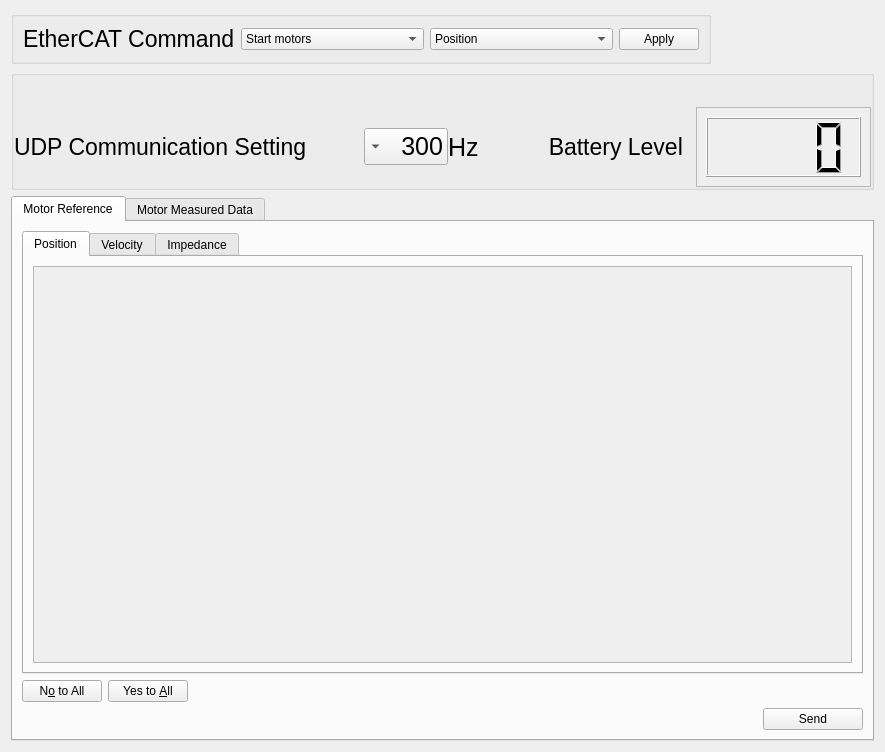
<?xml version="1.0" encoding="UTF-8"?>
<ui version="4.0">
 <class>Form</class>
 <widget class="QWidget" name="Form">
  <property name="geometry">
   <rect>
    <x>0</x>
    <y>0</y>
    <width>885</width>
    <height>752</height>
   </rect>
  </property>
  <property name="maximumSize">
   <size>
    <width>1600</width>
    <height>1000</height>
   </size>
  </property>
  <property name="windowTitle">
   <string>Form</string>
  </property>
  <layout class="QVBoxLayout" name="verticalLayout">
   <item>
    <widget class="QGroupBox" name="groupBox_2">
     <property name="maximumSize">
      <size>
       <width>700</width>
       <height>100</height>
      </size>
     </property>
     <property name="title">
      <string/>
     </property>
     <layout class="QHBoxLayout" name="horizontalLayout_4">
      <item>
       <widget class="QLabel" name="text">
        <property name="font">
         <font>
          <family>Ubuntu</family>
          <pointsize>17</pointsize>
         </font>
        </property>
        <property name="text">
         <string>EtherCAT Command</string>
        </property>
       </widget>
      </item>
      <item>
       <widget class="QComboBox" name="SelectFieldComboBox">
        <item>
         <property name="text">
          <string>Start motors</string>
         </property>
        </item>
        <item>
         <property name="text">
          <string>Stop motors</string>
         </property>
        </item>
       </widget>
      </item>
      <item>
       <widget class="QComboBox" name="ModeType">
        <item>
         <property name="text">
          <string>Position</string>
         </property>
        </item>
        <item>
         <property name="text">
          <string>Velocity</string>
         </property>
        </item>
        <item>
         <property name="text">
          <string>Impedance</string>
         </property>
        </item>
        <item>
         <property name="text">
          <string>Idle</string>
         </property>
        </item>
       </widget>
      </item>
      <item>
       <widget class="QDialogButtonBox" name="CmdManager">
        <property name="maximumSize">
         <size>
          <width>80</width>
          <height>16777215</height>
         </size>
        </property>
        <property name="standardButtons">
         <set>QDialogButtonBox::Apply</set>
        </property>
       </widget>
      </item>
     </layout>
    </widget>
   </item>
   <item>
    <widget class="QGroupBox" name="groupBox">
     <property name="maximumSize">
      <size>
       <width>1000</width>
       <height>120</height>
      </size>
     </property>
     <property name="title">
      <string/>
     </property>
     <layout class="QVBoxLayout" name="verticalLayout_6">
      <property name="spacing">
       <number>0</number>
      </property>
      <property name="leftMargin">
       <number>0</number>
      </property>
      <property name="topMargin">
       <number>0</number>
      </property>
      <property name="rightMargin">
       <number>0</number>
      </property>
      <property name="bottomMargin">
       <number>0</number>
      </property>
      <item>
       <widget class="QLabel" name="label_4">
        <property name="maximumSize">
         <size>
          <width>80</width>
          <height>16777215</height>
         </size>
        </property>
        <property name="text">
         <string/>
        </property>
       </widget>
      </item>
      <item>
       <layout class="QHBoxLayout" name="horizontalLayout_8">
        <item>
         <widget class="QLabel" name="label">
          <property name="maximumSize">
           <size>
            <width>16777215</width>
            <height>30</height>
           </size>
          </property>
          <property name="font">
           <font>
            <pointsize>17</pointsize>
           </font>
          </property>
          <property name="text">
           <string>UDP Communication Setting         </string>
          </property>
         </widget>
        </item>
        <item>
         <widget class="QComboBox" name="UDPFreq">
          <property name="maximumSize">
           <size>
            <width>16777215</width>
            <height>16777215</height>
           </size>
          </property>
          <property name="font">
           <font>
            <pointsize>19</pointsize>
           </font>
          </property>
          <property name="layoutDirection">
           <enum>Qt::RightToLeft</enum>
          </property>
          <item>
           <property name="text">
            <string>300</string>
           </property>
          </item>
          <item>
           <property name="text">
            <string>400</string>
           </property>
          </item>
          <item>
           <property name="text">
            <string>500</string>
           </property>
          </item>
          <item>
           <property name="text">
            <string>600</string>
           </property>
          </item>
          <item>
           <property name="text">
            <string>700</string>
           </property>
          </item>
          <item>
           <property name="text">
            <string>800</string>
           </property>
          </item>
          <item>
           <property name="text">
            <string>900</string>
           </property>
          </item>
          <item>
           <property name="text">
            <string>1000</string>
           </property>
          </item>
         </widget>
        </item>
        <item>
         <widget class="QLabel" name="label_2">
          <property name="maximumSize">
           <size>
            <width>30</width>
            <height>30</height>
           </size>
          </property>
          <property name="font">
           <font>
            <pointsize>19</pointsize>
           </font>
          </property>
          <property name="text">
           <string>Hz</string>
          </property>
         </widget>
        </item>
        <item>
         <widget class="QLabel" name="label_5">
          <property name="minimumSize">
           <size>
            <width>1</width>
            <height>0</height>
           </size>
          </property>
          <property name="maximumSize">
           <size>
            <width>16777215</width>
            <height>30</height>
           </size>
          </property>
          <property name="text">
           <string/>
          </property>
         </widget>
        </item>
        <item>
         <widget class="QLabel" name="label_3">
          <property name="maximumSize">
           <size>
            <width>16777215</width>
            <height>30</height>
           </size>
          </property>
          <property name="font">
           <font>
            <pointsize>17</pointsize>
           </font>
          </property>
          <property name="text">
           <string>          Battery Level  </string>
          </property>
         </widget>
        </item>
        <item>
         <layout class="QVBoxLayout" name="verticalLayout_4">
          <item>
           <widget class="QScrollArea" name="scrollArea_4">
            <property name="maximumSize">
             <size>
              <width>200</width>
              <height>80</height>
             </size>
            </property>
            <property name="widgetResizable">
             <bool>true</bool>
            </property>
            <widget class="QWidget" name="scrollAreaWidgetContents_5">
             <property name="geometry">
              <rect>
               <x>0</x>
               <y>0</y>
               <width>73</width>
               <height>62</height>
              </rect>
             </property>
             <layout class="QGridLayout" name="gridLayout">
              <item row="1" column="0">
               <widget class="QLCDNumber" name="BatteryLevel">
                <property name="maximumSize">
                 <size>
                  <width>16777215</width>
                  <height>200</height>
                 </size>
                </property>
                <property name="font">
                 <font>
                  <family>Ubuntu Condensed</family>
                  <pointsize>17</pointsize>
                  <weight>75</weight>
                  <italic>false</italic>
                  <bold>true</bold>
                 </font>
                </property>
                <property name="lineWidth">
                 <number>1</number>
                </property>
                <property name="midLineWidth">
                 <number>0</number>
                </property>
                <property name="digitCount">
                 <number>4</number>
                </property>
               </widget>
              </item>
             </layout>
            </widget>
           </widget>
          </item>
         </layout>
        </item>
       </layout>
      </item>
     </layout>
    </widget>
   </item>
   <item>
    <widget class="QTabWidget" name="tabWidget">
     <property name="currentIndex">
      <number>0</number>
     </property>
     <widget class="QWidget" name="tab">
      <attribute name="title">
       <string>Motor Reference</string>
      </attribute>
      <layout class="QVBoxLayout" name="verticalLayout_2">
       <item>
        <widget class="QTabWidget" name="tabControl">
         <property name="minimumSize">
          <size>
           <width>0</width>
           <height>0</height>
          </size>
         </property>
         <property name="maximumSize">
          <size>
           <width>16777215</width>
           <height>16777215</height>
          </size>
         </property>
         <property name="currentIndex">
          <number>0</number>
         </property>
         <widget class="QWidget" name="PositionTab">
          <attribute name="title">
           <string>Position</string>
          </attribute>
          <layout class="QHBoxLayout" name="horizontalLayout">
           <item>
            <widget class="QScrollArea" name="scrollArea">
             <property name="widgetResizable">
              <bool>true</bool>
             </property>
             <widget class="QWidget" name="scrollAreaWidgetContents">
              <property name="geometry">
               <rect>
                <x>0</x>
                <y>0</y>
                <width>821</width>
                <height>378</height>
               </rect>
              </property>
              <layout class="QHBoxLayout" name="horizontalLayout_6">
               <item>
                <layout class="QVBoxLayout" name="positionSliders"/>
               </item>
              </layout>
             </widget>
            </widget>
           </item>
          </layout>
         </widget>
         <widget class="QWidget" name="VelocityTab">
          <attribute name="title">
           <string>Velocity</string>
          </attribute>
          <layout class="QHBoxLayout" name="horizontalLayout_2">
           <item>
            <widget class="QScrollArea" name="scrollArea_2">
             <property name="widgetResizable">
              <bool>true</bool>
             </property>
             <widget class="QWidget" name="scrollAreaWidgetContents_2">
              <property name="geometry">
               <rect>
                <x>0</x>
                <y>0</y>
                <width>821</width>
                <height>378</height>
               </rect>
              </property>
              <layout class="QHBoxLayout" name="horizontalLayout_10">
               <item>
                <layout class="QVBoxLayout" name="velocitySliders"/>
               </item>
              </layout>
             </widget>
            </widget>
           </item>
          </layout>
         </widget>
         <widget class="QWidget" name="TorqueTab">
          <attribute name="title">
           <string>Impedance</string>
          </attribute>
          <layout class="QHBoxLayout" name="horizontalLayout_3">
           <item>
            <widget class="QScrollArea" name="scrollArea_3">
             <property name="widgetResizable">
              <bool>true</bool>
             </property>
             <widget class="QWidget" name="scrollAreaWidgetContents_3">
              <property name="geometry">
               <rect>
                <x>0</x>
                <y>0</y>
                <width>821</width>
                <height>378</height>
               </rect>
              </property>
              <layout class="QHBoxLayout" name="horizontalLayout_13">
               <item>
                <layout class="QVBoxLayout" name="torqueSliders"/>
               </item>
              </layout>
             </widget>
            </widget>
           </item>
          </layout>
         </widget>
        </widget>
       </item>
       <item>
        <widget class="QDialogButtonBox" name="DisEnableSlaves">
         <property name="layoutDirection">
          <enum>Qt::RightToLeft</enum>
         </property>
         <property name="standardButtons">
          <set>QDialogButtonBox::NoToAll|QDialogButtonBox::YesToAll</set>
         </property>
        </widget>
       </item>
       <item>
        <widget class="QPushButton" name="SendStopBtn">
         <property name="maximumSize">
          <size>
           <width>100</width>
           <height>16777215</height>
          </size>
         </property>
         <property name="layoutDirection">
          <enum>Qt::RightToLeft</enum>
         </property>
         <property name="text">
          <string>Send</string>
         </property>
        </widget>
       </item>
      </layout>
     </widget>
     <widget class="QWidget" name="tab_2">
      <attribute name="title">
       <string>Motor Measured Data</string>
      </attribute>
      <layout class="QVBoxLayout" name="verticalLayout_3">
       <item>
        <widget class="QTreeWidget" name="MotorData">
         <column>
          <property name="text">
           <string>Time</string>
          </property>
         </column>
         <column>
          <property name="text">
           <string> Motor Name</string>
          </property>
         </column>
         <column>
          <property name="text">
           <string>Data</string>
          </property>
         </column>
         <column>
          <property name="text">
           <string>Dir</string>
          </property>
         </column>
         <column>
          <property name="text">
           <string>Raw Data</string>
          </property>
         </column>
        </widget>
       </item>
      </layout>
     </widget>
    </widget>
   </item>
  </layout>
 </widget>
 <resources/>
 <connections/>
</ui>
